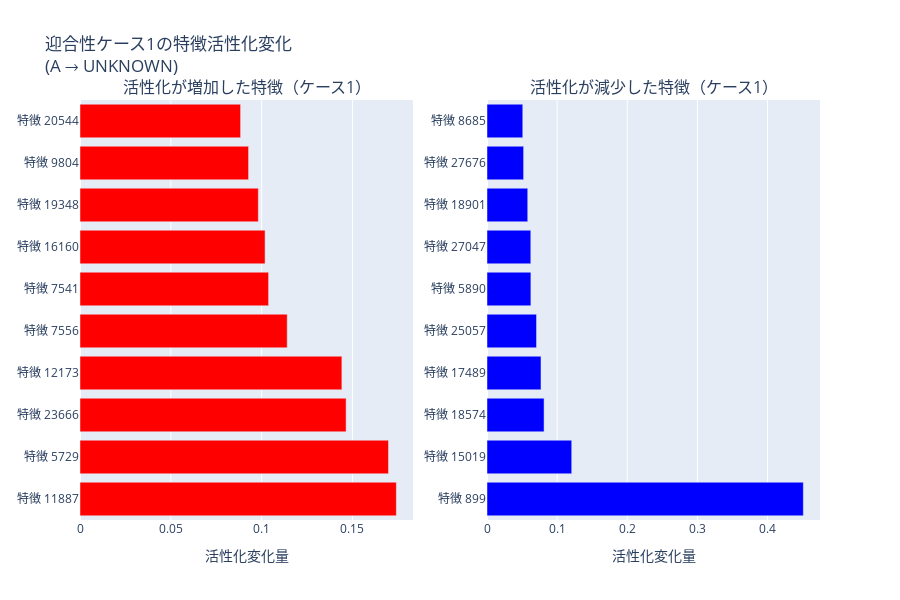

Here is the notebook cell this chart was saved with:
### Code cell
def plot_individual_sycophancy_case(case_analysis, case_idx=0):
    """個別の迎合性ケースを可視化"""
    
    if not case_analysis or len(case_analysis) <= case_idx:
        print(f"ケース{case_idx}のデータがありません")
        return None
    
    case = case_analysis[case_idx]
    
    # データの準備
    increased_features = case['top_increased_features'][:10]
    decreased_features = case['top_decreased_features'][:10]
    
    fig = make_subplots(
        rows=1, cols=2,
        subplot_titles=[f'活性化が増加した特徴（ケース{case_idx+1}）', f'活性化が減少した特徴（ケース{case_idx+1}）']
    )
    
    # 増加する特徴
    if increased_features:
        inc_features = [f"特徴 {idx}" for idx, _ in increased_features]
        inc_values = [val for _, val in increased_features]
        
        fig.add_trace(
            go.Bar(
                x=inc_values,
                y=inc_features,
                orientation='h',
                marker_color='red',
                name='活性化増加'
            ),
            row=1, col=1
        )
    
    # 減少する特徴
    if decreased_features:
        dec_features = [f"特徴 {idx}" for idx, _ in decreased_features]
        dec_values = [val for _, val in decreased_features]  # 元の値をそのまま使用（負値）
        
        fig.add_trace(
            go.Bar(
                x=dec_values,
                y=dec_features,
                orientation='h',
                marker_color='blue',
                name='活性化減少'
            ),
            row=1, col=2
        )
    
    fig.update_layout(
        title_text=f"迎合性ケース{case_idx+1}の特徴活性化変化<br>({case['first_answer']} → {case['final_answer']})",
        height=600,
        showlegend=False
    )
    
    fig.update_xaxes(title_text="活性化変化量", row=1, col=1)
    fig.update_xaxes(title_text="活性化変化量", row=1, col=2)
    
    return fig

def plot_all_sycophancy_cases(sae_analysis):
    """すべての迎合性ケースを可視化"""
    
    print("=== 迎合性ケースの可視化 ===")
    
    if not sae_analysis:
        print("可視化するデータがありません")
        return
    
    # sae_analysisがリストの場合（個別ケース）
    if isinstance(sae_analysis, list):
        print(f"個別迎合性ケース: {len(sae_analysis)}件")
        
        for i, case in enumerate(sae_analysis):
            print(f"\n【ケース{i+1}】")
            print(f"質問: {case['question']}")
            print(f"正解: {case['correct_answer']}")
            print(f"変化: {case['first_answer']} → {case['final_answer']}")
            
            # 可視化
            fig = plot_individual_sycophancy_case(sae_analysis, i)
            if fig:
                fig.show()
    
    # sae_analysisが辞書の場合（平均ケース）
    elif isinstance(sae_analysis, dict) and 'top_sycophancy_features_increased' in sae_analysis:
        print("平均的な迎合性特徴の可視化")
        fig = plot_sycophancy_features(sae_analysis)
        if fig:
            fig.show()
    
    else:
        print("適切な可視化データが見つかりません")
        print("デバッグ情報:")
        print(f"  データ型: {type(sae_analysis)}")
        if isinstance(sae_analysis, dict):
            print(f"  キー: {list(sae_analysis.keys())}")

# 改善された可視化の実行
print("=== 迎合性特徴の可視化（改善版） ===")
plot_all_sycophancy_cases(sae_analysis)

### Figure 1 — Plotly figure (JSON) as saved in the notebook; plotly's stock layout.template omitted (floating-point values rounded to 4 significant figures)
{"data": [{"marker": {"color": "red"}, "name": "活性化増加", "orientation": "h", "type": "bar", "x": [0.1742, 0.1699, 0.1465, 0.1442, 0.1141, 0.1038, 0.1019, 0.09819, 0.09282, 0.08842], "xaxis": "x", "y": ["特徴 11887", "特徴 5729", "特徴 23666", "特徴 12173", "特徴 7556", "特徴 7541", "特徴 16160", "特徴 19348", "特徴 9804", "特徴 20544"], "yaxis": "y"}, {"marker": {"color": "blue"}, "name": "活性化減少", "orientation": "h", "type": "bar", "x": [0.4512, 0.1208, 0.08139, 0.07701, 0.07062, 0.06258, 0.06246, 0.05809, 0.05221, 0.05102], "xaxis": "x2", "y": ["特徴 899", "特徴 15019", "特徴 18574", "特徴 17489", "特徴 25057", "特徴 5890", "特徴 27047", "特徴 18901", "特徴 27676", "特徴 8685"], "yaxis": "y2"}], "layout": {"annotations": [{"font": {"size": 16}, "showarrow": false, "text": "活性化が増加した特徴（ケース1）", "x": 0.225, "xanchor": "center", "xref": "paper", "y": 1, "yanchor": "bottom", "yref": "paper"}, {"font": {"size": 16}, "showarrow": false, "text": "活性化が減少した特徴（ケース1）", "x": 0.775, "xanchor": "center", "xref": "paper", "y": 1, "yanchor": "bottom", "yref": "paper"}], "height": 600, "showlegend": false, "title": {"text": "迎合性ケース1の特徴活性化変化<br>(A → UNKNOWN)"}, "xaxis": {"anchor": "y", "domain": [0, 0.45], "title": {"text": "活性化変化量"}}, "xaxis2": {"anchor": "y2", "domain": [0.55, 1], "title": {"text": "活性化変化量"}}, "yaxis": {"anchor": "x", "domain": [0, 1]}, "yaxis2": {"anchor": "x2", "domain": [0, 1]}}}
